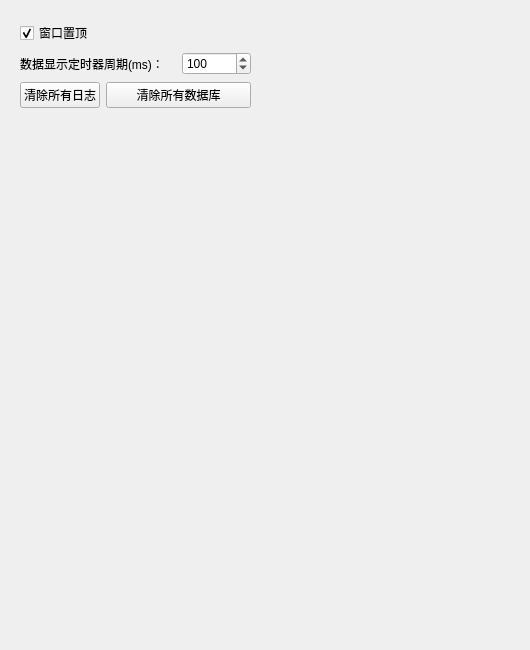
      <widget class="QWidget" name="tab_set">
       <attribute name="title">
        <string>设置</string>
       </attribute>
       <widget class="QLabel" name="label">
        <property name="geometry">
         <rect>
          <x>360</x>
          <y>480</y>
          <width>161</width>
          <height>161</height>
         </rect>
        </property>
        <property name="text">
         <string/>
        </property>
        <property name="pixmap">
         <pixmap resource="pic.qrc">:/logo/static/school.png</pixmap>
        </property>
        <property name="scaledContents">
         <bool>true</bool>
        </property>
       </widget>
       <widget class="QWidget" name="layoutWidget">
        <property name="geometry">
         <rect>
          <x>20</x>
          <y>20</y>
          <width>231</width>
          <height>91</height>
         </rect>
        </property>
        <layout class="QGridLayout" name="gridLayout_8">
         <item row="0" column="0">
          <widget class="QCheckBox" name="checkBox_set_window">
           <property name="text">
            <string>窗口置顶</string>
           </property>
           <property name="checked">
            <bool>true</bool>
           </property>
          </widget>
         </item>
         <item row="1" column="0" colspan="2">
          <widget class="QLabel" name="label_showTimer">
           <property name="text">
            <string>数据显示定时器周期(ms)：</string>
           </property>
          </widget>
         </item>
         <item row="1" column="2">
          <widget class="QSpinBox" name="spinBox_showTimer">
           <property name="maximum">
            <number>200</number>
           </property>
           <property name="value">
            <number>100</number>
           </property>
          </widget>
         </item>
         <item row="2" column="0">
          <widget class="QPushButton" name="pushButton_set_cleanLog">
           <property name="text">
            <string>清除所有日志</string>
           </property>
          </widget>
         </item>
         <item row="2" column="1" colspan="2">
          <widget class="QPushButton" name="pushButton_set_cleanDatabase">
           <property name="text">
            <string>清除所有数据库</string>
           </property>
          </widget>
         </item>
        </layout>
       </widget>
      </widget>
